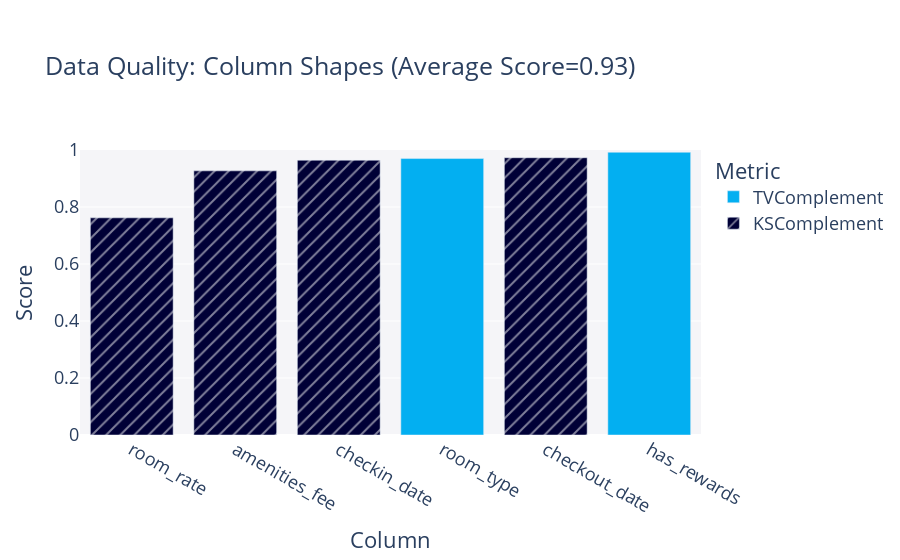

The code cell stored with this chart in its notebook:
### Code cell
quality_report.get_visualization(property_name='Column Shapes')

### Figure 1 — Plotly figure (JSON) as saved in the notebook; plotly's stock layout.template omitted (floating-point values rounded to 4 significant figures)
{"data": [{"alignmentgroup": "True", "customdata": [["TVComplement"], ["TVComplement"]], "hovertemplate": "<b>%{hovertext}</b><br><br>Metric=%{customdata[0]}<br>Score=%{y}<extra></extra>", "hovertext": ["has_rewards", "room_type"], "legendgroup": "TVComplement", "marker": {"color": "#03AFF1", "pattern": {"shape": ""}}, "name": "TVComplement", "offsetgroup": "TVComplement", "orientation": "v", "showlegend": true, "textposition": "auto", "type": "bar", "x": ["has_rewards", "room_type"], "xaxis": "x", "y": [0.992, 0.97], "yaxis": "y"}, {"alignmentgroup": "True", "customdata": [["KSComplement"], ["KSComplement"], ["KSComplement"], ["KSComplement"]], "hovertemplate": "<b>%{hovertext}</b><br><br>Metric=%{customdata[0]}<br>Score=%{y}<extra></extra>", "hovertext": ["amenities_fee", "checkin_date", "checkout_date", "room_rate"], "legendgroup": "KSComplement", "marker": {"color": "#000036", "pattern": {"shape": "/"}}, "name": "KSComplement", "offsetgroup": "KSComplement", "orientation": "v", "showlegend": true, "textposition": "auto", "type": "bar", "x": ["amenities_fee", "checkin_date", "checkout_date", "room_rate"], "xaxis": "x", "y": [0.9268, 0.964, 0.9729, 0.762], "yaxis": "y"}], "layout": {"barmode": "relative", "font": {"size": 18}, "legend": {"title": {"text": "Metric"}, "tracegroupgap": 0}, "margin": {"t": 150}, "plot_bgcolor": "#F5F5F8", "title": {"text": "Data Quality: Column Shapes (Average Score=0.93)"}, "xaxis": {"anchor": "y", "categoryorder": "total ascending", "domain": [0, 1], "title": {"text": "Column"}}, "yaxis": {"anchor": "x", "domain": [0, 1], "range": [0, 1], "title": {"text": "Score"}}}}
